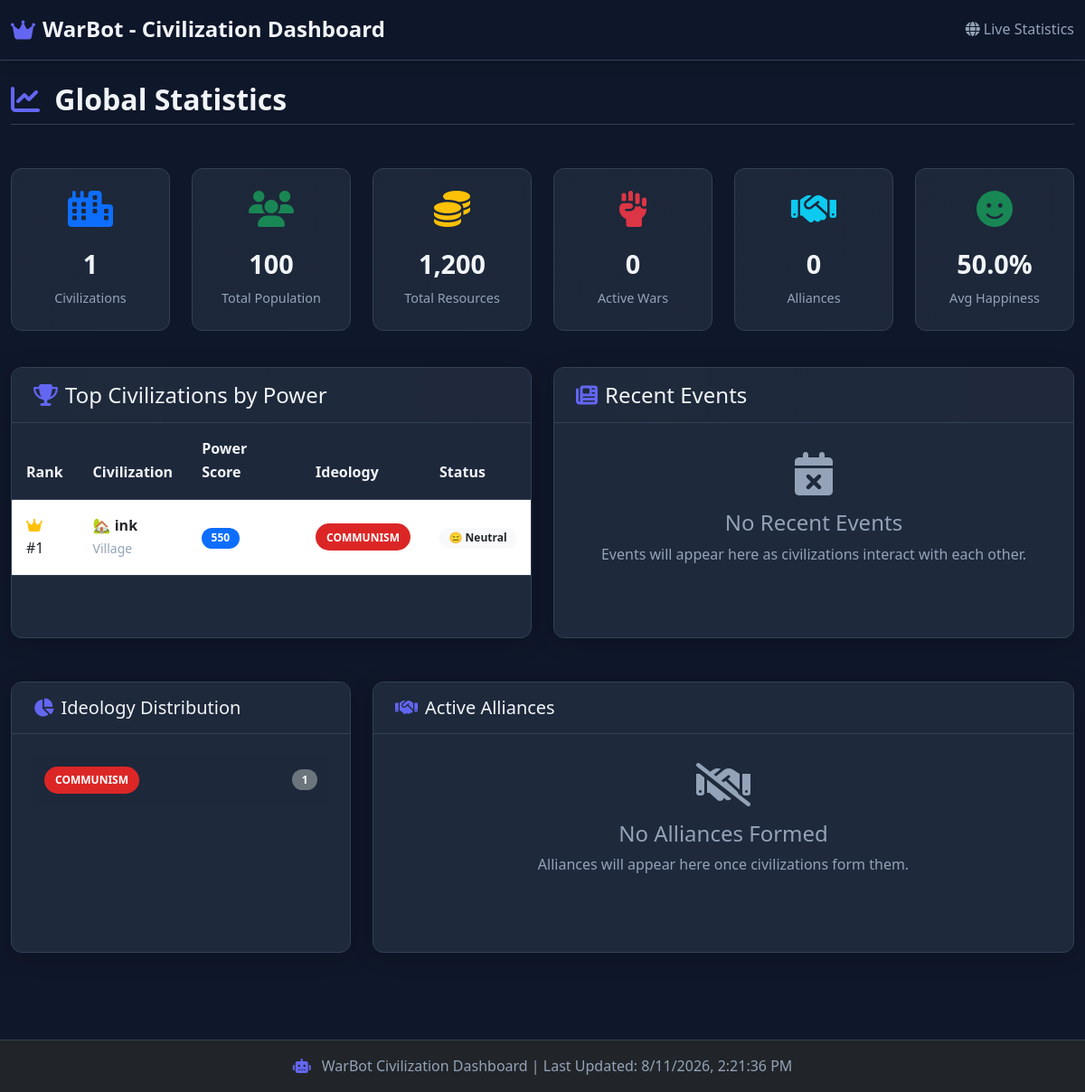
The page / on the database its author committed.
### tables this page shows
CREATE TABLE civilizations (
                user_id TEXT PRIMARY KEY,
                name TEXT NOT NULL,
                ideology TEXT,
                resources TEXT NOT NULL,  -- JSON
                population TEXT NOT NULL,  -- JSON
                military TEXT NOT NULL,  -- JSON
                territory TEXT NOT NULL,  -- JSON
                hyper_items TEXT NOT NULL DEFAULT '[]',  -- JSON array
                bonuses TEXT NOT NULL DEFAULT '{}',  -- JSON
                created_at TIMESTAMP DEFAULT CURRENT_TIMESTAMP,
                last_active TIMESTAMP DEFAULT CURRENT_TIMESTAMP
            );

### web/dashboard.py (the view, shortened to what this page needs)
@app.route('/')
def dashboard():
    try:
        initialize_services()
        stats = get_dashboard_stats()
        top_civs = get_top_civilizations(10)
        recent_events = get_recent_events(20)
        alliances = get_alliance_info()
        return render_template('index.html',
                               stats=stats,
                               top_civs=top_civs,
                               recent_events=recent_events,
                               alliances=alliances)
    except Exception as e:
        logger.exception(f"Error loading dashboard: {e}")
        return render_template('index.html',
                               stats=get_empty_stats(),
                               top_civs=[],
                               recent_events=[],
                               alliances=[],
                               error="Dashboard temporarily unavailable")

### web/templates/index.html (shortened to what this page needs)
<!DOCTYPE html>
<html lang="en">
<head>
    <link href="https://cdn.jsdelivr.net/npm/bootstrap@5.3.0/dist/css/bootstrap.min.css" rel="stylesheet">
    <link href="https://cdnjs.cloudflare.com/ajax/libs/font-awesome/6.4.0/css/all.min.css" rel="stylesheet">
</head>
<body>
    <nav class="navbar navbar-dark bg-dark">
        <div class="container-fluid">
            <span class="navbar-brand mb-0 h1">
                <i class="fas fa-crown"></i> WarBot - Civilization Dashboard
            </span>
            <div class="navbar-text">
                <i class="fas fa-globe"></i> Live Statistics
            </div>
        </div>
    </nav>
    <div class="container-fluid mt-4">
        <div class="row mb-4">
            <div class="col-12">
                <h2><i class="fas fa-chart-line"></i> Global Statistics</h2>
            </div>
        </div>
        <div class="row mb-4">
            <div class="col-md-2 col-sm-4 col-6 mb-3">
                <div class="stat-card text-center">
                    <i class="fas fa-city stat-icon text-primary"></i>
                    <h5 class="card-title">{{ stats.get('total_civilizations', 0) }}</h5>
                    <p class="card-text">Civilizations</p>
                </div>
            </div>
            <div class="col-md-2 col-sm-4 col-6 mb-3">
                <div class="stat-card text-center">
                    <i class="fas fa-users stat-icon text-success"></i>
                    <h5 class="card-title">{{ "{:,}".format(stats.get('total_population', 0)) }}</h5>
                    <p class="card-text">Total Population</p>
                </div>
            </div>
            <div class="col-md-2 col-sm-4 col-6 mb-3">
                <div class="stat-card text-center">
                    <i class="fas fa-coins stat-icon text-warning"></i>
                    <h5 class="card-title">{{ "{:,}".format(stats.get('total_resources', 0)) }}</h5>
                    <p class="card-text">Total Resources</p>
                </div>
            </div>
            <div class="col-md-2 col-sm-4 col-6 mb-3">
                <div class="stat-card text-center">
                    <i class="fas fa-fist-raised stat-icon text-danger"></i>
                    <h5 class="card-title">{{ stats.get('active_wars', 0) }}</h5>
                    <p class="card-text">Active Wars</p>
                </div>
            </div>
            <div class="col-md-2 col-sm-4 col-6 mb-3">
                <div class="stat-card text-center">
                    <i class="fas fa-handshake stat-icon text-info"></i>
                    <h5 class="card-title">{{ stats.get('total_alliances', 0) }}</h5>
                    <p class="card-text">Alliances</p>
                </div>
            </div>
            <div class="col-md-2 col-sm-4 col-6 mb-3">
                <div class="stat-card text-center">
                    <i class="fas fa-smile stat-icon text-success"></i>
                    <h5 class="card-title">{{ "%.1f"|format(stats.get('average_happiness', 0)) }}%</h5>
                    <p class="card-text">Avg Happiness</p>
                </div>
            </div>
        </div>
        <div class="row">
            <div class="col-lg-6 mb-4">
                <div class="card">
                    <div class="card-header">
                        <h4><i class="fas fa-trophy"></i> Top Civilizations by Power</h4>
                    </div>
                    <div class="card-body p-0">
                        {% if top_civs %}
                        <div class="table-responsive">
                            <table class="table table-hover mb-0">
                                <thead>
                                    <tr>
                                        <th>Rank</th>
                                        <th>Civilization</th>
                                        <th>Power Score</th>
                                        <th>Ideology</th>
                                        <th>Status</th>
                                    </tr>
                                </thead>
                                <tbody>
                                    {% for civ in top_civs %}
                                    <tr>
                                        <td>
                                            {% if loop.index == 1 %}
                                                <i class="fas fa-crown text-warning"></i> #{{ loop.index }}
                                            {% elif loop.index == 2 %}
                                                <i class="fas fa-medal text-secondary"></i> #{{ loop.index }}
                                            {% elif loop.index == 3 %}
                                                <i class="fas fa-medal text-brown"></i> #{{ loop.index }}
                                            {% else %}
                                                #{{ loop.index }}
                                            {% endif %}
                                        </td>
                                        <td>
                                            <strong>{{ civ.rank_emoji }} {{ civ.name }}</strong>
                                            <br><small class="text-muted">{{ civ.rank }}</small>
                                        </td>
                                        <td>
                                            <span class="badge bg-primary">{{ "{:,}".format(civ.power_score) }}</span>
                                        </td>
                                        <td>
                                            <span class="ideology-badge ideology-{{ civ.ideology.lower() }}">
                                                {{ civ.ideology.title() }}
                                            </span>
                                        </td>
                                        <td>
                                            <span class="badge bg-light text-dark">
                                                {{ civ.happiness_emoji }} {{ civ.happiness_status }}
                                            </span>
                                        </td>
                                    </tr>
                                    {% endfor %}
                                </tbody>
                            </table>
                        </div>
                        {% endif %}
                    </div>
                </div>
            </div>
            <div class="col-lg-6 mb-4">
                <div class="card">
                    <div class="card-header">
                        <h4><i class="fas fa-newspaper"></i> Recent Events</h4>
                    </div>
                    <div class="card-body p-0">
                        {% if recent_events %}
                        <div class="event-timeline">
                            {% for event in recent_events %}
                            <div class="event-item">
                                <div class="event-icon">{{ event.event_icon }}</div>
                                <div class="event-content">
                                    <div class="event-title">{{ event.event_icon }} {{ event.title }}</div>
                                    <div class="event-description">{{ event.description }}</div>
                                    <div class="event-meta">
                                        <span class="event-civ">{{ event.civilization }}</span>
                                        <span class="event-time">{{ event.time_ago }}</span>
                                    </div>
                                </div>
                            </div>
                            {% endfor %}
                        </div>
                        {% else %}
                        <div class="empty-state">
                            <i class="fas fa-calendar-times"></i>
                            <h4>No Recent Events</h4>
                            <p>Events will appear here as civilizations interact with each other.</p>
                        </div>
                        {% endif %}
                    </div>
                </div>
            </div>
        </div>
        <div class="row">
            <div class="col-lg-4 mb-4">
                <div class="card">
                    <div class="card-header">
                        <h5><i class="fas fa-chart-pie"></i> Ideology Distribution</h5>
                    </div>
                    <div class="card-body">
                        {% if stats.get('ideology_distribution', {}) %}
                            {% for ideology, count in stats.get('ideology_distribution', {}).items() %}
                            <div class="ideology-stat mb-2">
                                <div class="d-flex justify-content-between align-items-center">
                                    <span class="ideology-badge ideology-{{ ideology.lower() }}">
                                        {{ ideology.title() }}
                                    </span>
                                    <span class="badge bg-secondary">{{ count }}</span>
                                </div>
                            </div>
                            {% endfor %}
                        {% else %}
                        <div class="empty-state">
                            <i class="fas fa-balance-scale"></i>
                            <p>No ideology data available yet</p>
                        </div>
                        {% endif %}
                    </div>
                </div>
            </div>
            <div class="col-lg-8 mb-4">
                <div class="card">
                    <div class="card-header">
                        <h5><i class="fas fa-handshake"></i> Active Alliances</h5>
                    </div>
                    <div class="card-body p-0">
                        {% if alliances %}
                        <div class="table-responsive">
                            <table class="table table-hover mb-0">
                                <thead>
                                    <tr>
                                        <th>Alliance Name</th>
                                        <th>Members</th>
                                        <th>Active Wars</th>
                                        <th>Created</th>
                                    </tr>
                                </thead>
                                <tbody>
                                    {% for alliance in alliances %}
                                    <tr>
                                        <td>
                                            <strong>{{ alliance.name }}</strong>
                                        </td>
                                        <td>
                                            <span class="badge bg-info">{{ alliance.member_count }} members</span>
                                            <br>
                                            <small class="text-muted">
                                                {{ alliance.member_names[:3]|join(", ") }}
                                                {% if alliance.member_names|length > 3 %}
                                                    and {{ alliance.member_names|length - 3 }} more
                                                {% endif %}
                                            </small>
                                        </td>
                                        <td>
                                            {% if alliance.active_wars > 0 %}
                                                <span class="badge bg-danger">{{ alliance.active_wars }}</span>
                                            {% else %}
                                                <span class="badge bg-success">Peaceful</span>
                                            {% endif %}
                                        </td>
                                        <td>
                                            <small class="text-muted">{{ alliance.created_at[:10] }}</small>
                                        </td>
                                    </tr>
                                    {% endfor %}
                                </tbody>
                            </table>
                        </div>
                        {% else %}
                        <div class="empty-state">
                            <i class="fas fa-handshake-slash"></i>
                            <h4>No Alliances Formed</h4>
                            <p>Alliances will appear here once civilizations form them.</p>
                        </div>
                        {% endif %}
                    </div>
                </div>
            </div>
        </div>
    </div>
    <footer class="bg-dark text-light text-center py-3 mt-5">
        <div class="container">
            <p class="mb-0">
                <i class="fas fa-robot"></i> WarBot Civilization Dashboard |
                Last Updated: <span id="lastUpdate">Loading...</span>
            </p>
        </div>
    </footer>
</body>
</html>

### rows shown on the page
civilizations: rank_emoji "🏡", name "ink", rank "Village", power_score "550", ideology "COMMUNISM", happiness_emoji "😑", happiness_status "Neutral", title "COMMUNISM", count "1"

### other values the page prints
{{ stats.get('total_civilizations', 0) }} "1"
{{ "{:,}".format(stats.get('total_population', 0)) }} "100"
{{ "{:,}".format(stats.get('total_resources', 0)) }} "1,200"
{{ stats.get('active_wars', 0) }} "0"
{{ stats.get('total_alliances', 0) }} "0"
{{ "%.1f"|format(stats.get('average_happiness', 0)) }} "50.0"
